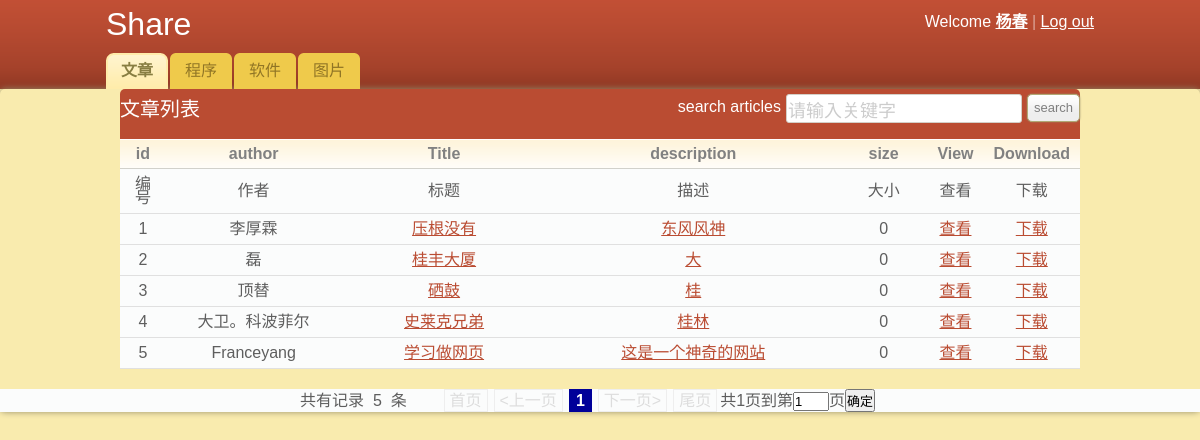
The page /admin/behindPage/share.article.php (signed in) on the database its author committed.
### tables this page shows
CREATE TABLE IF NOT EXISTS `article` (
  `id` smallint(6) NOT NULL AUTO_INCREMENT COMMENT '编号',
  `title` varchar(100) NOT NULL COMMENT '标题',
  `author` varchar(40) NOT NULL COMMENT '作者',
  `description` text COMMENT '内容简介',
  `dateline` date NOT NULL COMMENT '日期',
  `poster` varchar(40) NOT NULL COMMENT '上传者',
  `self` tinyint(4) NOT NULL COMMENT '是否公开：0为是，1为否',
  `filename` varchar(32) NOT NULL COMMENT '纯粹文件名',
  `path` varchar(128) NOT NULL,
  `type` varchar(32) NOT NULL COMMENT '格式',
  `size` varchar(32) NOT NULL COMMENT '大小',
  PRIMARY KEY (`id`)
);

### admin/behindPage/share.article.php (the view, shortened to what this page needs)
<?php
   require_once('../../conn/connect.php');
if (!isset($_GET['p'])){
	$page = 1;
}else{
$page = $_GET['p'];}
$pagesize = 10;
$sql = "select id from article where self = 0";
$type="article";
$mysqli_result=$mysqli->query($sql);
if(isset($mysqli_result->num_rows))
{
	$total = $mysqli_result->num_rows;
}
else
{
	$total = 0;
}
$total_pages = ceil($total/$pagesize);
$page_banner = "<div class='page'>";
$start = 1;
$end = $total_pages;
$sql = "SELECT * FROM article where self = 0 LIMIT ".($page-1)*$pagesize .",$pagesize";
$query = $mysqli->query($sql);
?>
<!DOCTYPE html PUBLIC "-//W3C//DTD XHTML 1.0 Transitional//EN" "http://www.w3.org/TR/xhtml1/DTD/xhtml1-transitional.dtd">
<html xmlns="http://www.w3.org/1999/xhtml">
<head>
	<link rel="stylesheet" href="../../css/share_style.css" type="text/css" media="all" />
</head>
<body>
<div id="header">
	<div class="shell">
		<div id="top">
			<h1>Share</h1>
			<div id="top-navigation">
				Welcome <?php if($_SESSION['power']!=3){;?><a href="<?php if($_SESSION['power']==2) echo "self_article.php";if($_SESSION['power']==0) echo "super_article.php";?> " title="<?php if($_SESSION['power']==2) echo"点击进入个人空间";else echo "点击进入管理页面";?>"><strong><?php echo $_SESSION['username'];}?></strong></a>
				<span>|</span>
				<a href="logout.php">Log out</a>
			</div>
	  </div>
		<div id="navigation">
			<ul>
			    <li><a href="share.article.php" class="active"><span>文章</span></a></li>
			    <li><a href="share.program.php"><span>程序</span></a></li>
			    <li><a href="share.app.php"><span>软件</span></a></li>
			    <li><a href="share.picture.php"><span>图片</span></a></li>
			</ul>
		</div>
	</div>
</div>
				<div class="box">
<div class="box-head">
						<h2 class="left">文章列表</h2>
  <div class="right">
<form name="search_form" id="search_form" action="article.search.php" method="post">							<label>search articles</label>
    <input name="key" type="text" value="请输入关键字" onblur="if (value ==''){value='请输入关键字'}" onfocus="if (value =='请输入关键字'){value =''}" class="field small-field">
	<input type="submit" class="button" value="search" /></form>
						</div>
</div>
					<div class="table">
						<table border="0" cellspacing="0" cellpadding="0">
                                <th width="5%">id</th>
                                <th width="20%">author</th>
                                <th width="25%">Title</th>
								<th width="35%">description</th>
								<th width="10%">size</th>
								<th class="ac">View</th>
                                <th class="ac">Download</th>
							<tr>
                                <td>编号</td>
                                <td>作者</td>
                                <td>标题</td>
								<td>描述</td>
								<td>大小</td>
                                <td class="ico">查看</td>
                                <td class="ico">下载</td>
							</tr>
                            <?php
	if($query && $query->num_rows>0){
		$i=($page-1)*$pagesize+1;
		while($result=$query->fetch_array()){
?>
                            <td><?php echo $i;?></td>
                                <td><?php echo $result['author'];?></td>
                                <td><a href="article.show.php?id=<?php echo $result['id'];?>&table=article" title="<?php echo $result['title'];?>"><?php $length=mb_strlen($result['title'],"utf8");if($length<30) echo $result['title'];else echo mb_substr($result['title'],0,30,"utf8")."...";?></a></td>
                              	<td><a href="article.show.php?id=<?php echo $result['id'];?>&table=article" title="<?php echo $result['description'];?>"><?php $length=mb_strlen($result['description'],"utf8");if($length<20) echo $result['description'];else echo mb_substr($result['description'],0,20,"utf8")."...";?></a></td>
                                <td><?php echo $result['size'];?></td>
                                <td><a href="article.show.php?id=<?php echo $result['id'];?>&table=article" title="<?php echo $result['title'];?>">查看</a></td>
                                <td><a href="download.php?id=<?php echo $result['id'];?>&type=<?php echo $type;?>" >下载</a></td>
<?php $i++;
	}
	}
	else {
		echo "尚无文章发表！";
	}
?>
						    </table>
                            </div>
<div id="page">
            <?php
if($page > 1){
    $page_banner.= "<a href='".$_SERVER['PHP_SELF']."?p=1'>首页</a>";
    $page_banner.= "<a href='".$_SERVER['PHP_SELF']."?p=".($page-1)."' ><上一页</a>";
}else{
    $page_banner.="<span class='disable'>首页</span>";
    $page_banner.="<span class='disable'><上一页</span>";
}
for($i=$start;$i<=$end;$i++){
    if($page==$i){
        $page_banner.="<span class='current'>{$i}</span>";
    }else{
    $page_banner.= "<a href='".$_SERVER['PHP_SELF']."?p=".$i."' >$i</a>";
    }
}
if($page < $total_pages){
    $page_banner.= "<a href='".$_SERVER['PHP_SELF']."?p=".($page+1)."' >下一页></a>";
    $page_banner.= "<a href='".$_SERVER['PHP_SELF']."?p=".($total_pages)."'>尾页</a>";
}else{
    $page_banner.="<span class='disable'>下一页></span>";
    $page_banner.="<span class='disable'>尾页</span>";
  }
$page_banner.="共{$total_pages}页";
$page_banner.="<form action = 'article.manage.php' method='get'>";
$page_banner.="到第<input type='text' size='2' name='p' value='$page'>页";
$page_banner.="<input type='submit' value='确定'>";
$page_banner.="</form></div>";
echo "<span id='num'>共有记录&nbsp;&nbsp;".$total."&nbsp;&nbsp;条&nbsp;&nbsp;</span>";
echo $page_banner;
?>
</div>
</body>
</html>

### css/share_style.css (style rules this page uses)
* { padding:0; margin:0; outline:0; }
body { background: #f9ebae; font-family: Verdana, sans-serif; line-height: 14px; color: #5e5e5e; }
input, textarea, select { font-family: Verdana, sans-serif; font-size:13px; }
.field { border:solid 1px #d3cfc7; background:#fff; padding:5px; }
.small-field { border:solid 1px #d3cfc7; background:#fff; padding:3px 1px; font-size:18px;color:#ccc; }
.button { background: #eee url(../Images/button.gif) repeat-x 0 0; border: solid 1px #b1a874; color: #7f7f7f; padding: 2px 6px 2px 6px; cursor: pointer; line-height: 22px !important; }
a { color:#ba4c32; text-decoration: underline; cursor:pointer; }
.left, .alignleft { float: left; display: inline; }
.right, .alignright { float:right; display:inline; }
.ac { text-align: center !important; }
h1 { line-height:24px; color:#fff; font-weight: normal; }
h2 { font-weight: normal;font-size:20px; }
.shell { width:988px; margin:0 auto; }
#header { height:89px; background:url(../Images/header.gif); white-space:nowrap; }
#header h1 { float:left; display:inline; padding-top:12px; }
#top-navigation { float:right; white-space:nowrap; color:#fff; padding-top:15px; }
#top-navigation a { color:#fff; }
#top-navigation span { color:#dca598; }
#top { height:53px; }
#navigation { height:36px; }
#navigation ul { list-style-type: none; }
#navigation ul li { float:left; display:inline; margin-right:2px; }
#navigation ul li a, #navigation ul li a span { float:left; height:36px; background:url(../Images/tab.gif) no-repeat 0 0; padding:0 0 0 15px; }
#navigation ul li a span { background-position:right 0; padding:0 15px 0 0; }
#navigation ul li a { line-height:36px; color:#907525; text-decoration: none; }
#navigation ul li a.active, #navigation ul li a:hover { background-position:0 bottom; }
#navigation ul li a.active span, #navigation ul li a:hover span { background-position:right bottom; }
#navigation ul li a.active { font-weight: bold; color:#887e42; }
.table { text-align:center; width: 80%; margin: 0 auto; }
.table th { background:#fffdfa url(../Images/th.gif) repeat-x 0 0; color:#818181; padding:7px 10px; border-bottom:solid 1px #d2d1cb; }
.table td { background:#fbfcfc; border-bottom:solid 1px #e0e0e0; padding:8px 10px; }
.box-head { background:#ba4c32; height:50px; color:#fff; line-height:40px; white-space:nowrap; border-bottom:solid 1px #fff; }
.box-head .right { padding-top:5px; line-height:17px; }
.box-head .right label, .box-head .right input { float:left; }
.box-head .right label { padding:4px 0 0 0; }
.box-head .right input { margin-left: 5px; }
.box { -moz-border-radius:5px; -webkit-border-radius:5px; -moz-box-shadow: 0 0 6px #978f6c; -webkit-box-shadow: 0 0 6px #978f6c; }
.box-head { -moz-border-radius-topleft: 5px; -moz-border-radius-topright: 5px; -webkit-border-top-left-radius: 5px; -webkit-border-top-right-radius: 5px; margin: 0 auto; width: 80%; }
.field, .button { -moz-border-radius:4px; -webkit-border-radius:4px; }
.small-field, .button, .pagging a { -moz-border-radius:3px; -webkit-border-radius:3px; }
.button { -moz-box-shadow: 0 0 2px #978f6c; -webkit-box-shadow: 0 0 2px #978f6c;border-radius:5px; }
#page { width:100%; margin-top:20px; text-align:center; background:#fbfcfc; }
#page #num { float:left; margin-top:5px; margin-left:300px; margin-right:-300px; }
#page span.current { border:#000099 1px solid; background-color:#000099; padding:2px 6px; margin:3px; color:#fff; font-weight:bold; }
#page span.disable { border:#eee 1px solid; padding:2px 5px; margin:3px; color:#ddd; }
#page form { display:inline; }

### rows shown on the page
article: author "李厚霖", title "压根没有", description "东风风神", size "0"
article: author "磊", title "桂丰大厦", description "大", size "0"
article: author "顶替", title "硒鼓", description "桂", size "0"
article: author "大卫。科波菲尔", title "史莱克兄弟", description "桂林", size "0"
article: author "Franceyang", title "学习做网页", description "这是一个神奇的网站", size "0"

### other values the page prints
$_SESSION['username'] "杨春"
$total "5"
$page_banner "共1页"
